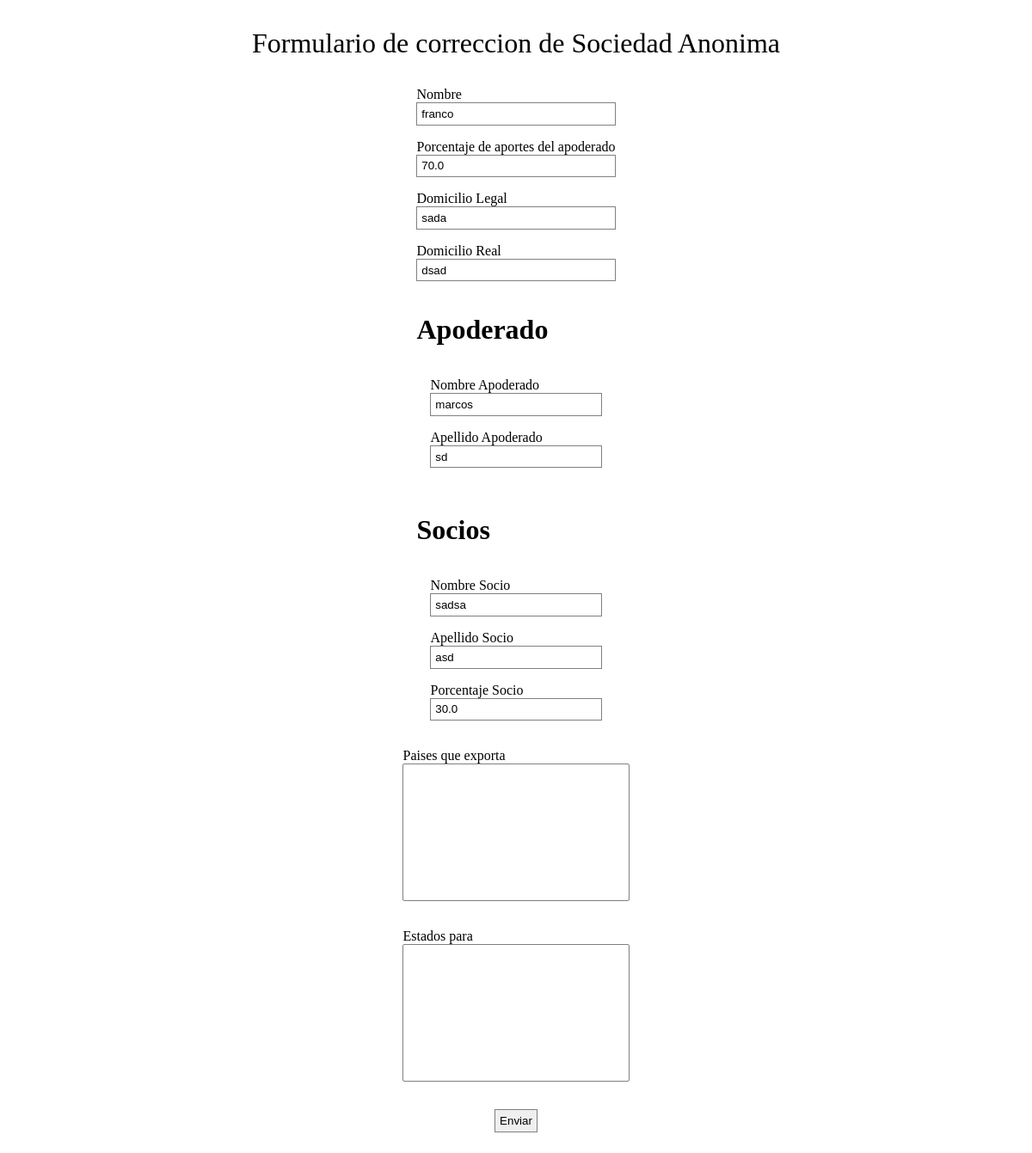
Before: /SA/correciones_area_legales/1/1 with the older database file.
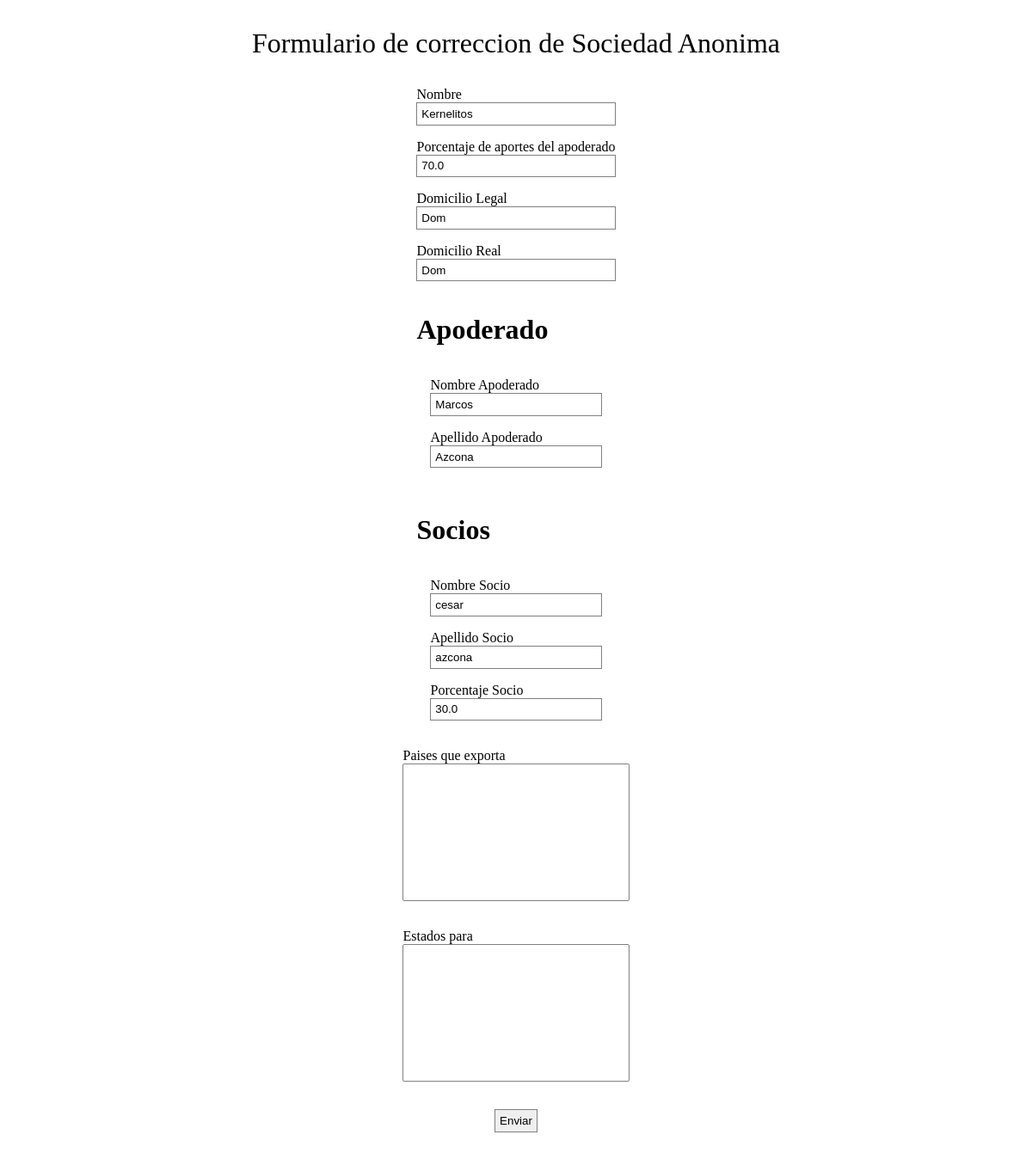
After: the same page with the newer database file.
### models/models.py (models this page shows, shortened)
class SociedadAnonima(models.Model):
    class Meta:
        db_table = 'SociedadAnonima'
    nombre = models.CharField(max_length = 255, null = False)
    fecha_creacion = models.DateField(null=False)
    estatuto = models.FileField(null = False)
    domicilio_real = models.CharField(max_length = 255, null = False)
    domicilio_legal = models.CharField(max_length = 255, null = False)
    email_apoderado = models.EmailField()
    apoderado = models.OneToOneField('SocioSociedadAnonima', null = False, on_delete = models.CASCADE)
    paises_exporta = models.ManyToManyField('Pais')
    estados_exporta = models.ManyToManyField('Estado')
    estado_bonita = models.CharField(max_length = 50, null = True)  #Tarea en la que está
    numero_expediente = models.CharField(max_length=30,verbose_name='Numero de expediente',null=True)            #Numero unico, expediente bonita
    encrypted_id = models.CharField(max_length = 255, null = True)  #id para url
    url_qr = models.TextField(null = True)
    hash_estampilla = models.TextField(null = True)
    short_hash_estampilla = models.TextField(null = True)
    id_caso = models.IntegerField(null = True)                      #id caso bonita
    carpeta_fisica = models.TextField(null = True)

class SocioSociedadAnonima(models.Model):
    class Meta:
        db_table = 'SocioSociedadAnonima'
    nombre = models.CharField(max_length = 255, null = False)
    apellido = models.CharField(max_length = 255 , null = False)
    porcentaje_aporte = models.FloatField()
    sociedad = models.ForeignKey(SociedadAnonima, null = True, on_delete = models.CASCADE, related_name='socios') #Si es null, entonces es un apoderado

### dssd/views.py (the view, shortened to what this page needs)
# urls.py: path('SA/correciones_area_legales/<int:id_sociedad>/<int:id_caso>', SociedadAnonimaCorreccionAreaLegales.as_view()),
class SociedadAnonimaCorreccionAreaLegales(View):
    def get(self, request, id_sociedad, id_caso):
        try:
            sociedad_anonima = repository.sociedad_anonima(id_sociedad)
            action_url = f'/SA/correciones_area_legales/{id_sociedad}/{id_caso}'
            context = {'existe_sociedad': True, 'sociedad_anonima': sociedad_anonima, 'expired': False, "action_url": action_url}
        except:
            context = {'existe_socidad': False, 'expired': False}
        return render(request, 'sociedad_anonima/correcciones.html', context)

### repository/repository.py (called while the page is built)
    def sociedad_anonima(self, id_sociedad):
        return SociedadAnonima.objects.get(id=id_sociedad)

### templates/sociedad_anonima/correcciones.html (shortened to what this page needs)
{% block content %}
{% if expired %}
<h1> Expirado </h1>
{% else %}
    {% if existe_sociedad %}
    <div>
        <p id="title"> Formulario de correccion de Sociedad Anonima </p>
        <div id= "formAndErros">
            <form id="form" method="POST" action={{action_url}} enctype="multipart/form-data">
                <div class="labelAndInput">
                    <label for="nombre"> Nombre </label>
                    <input id="nombre" name="nombre" type="text" placeholder="Ingrese el nombre de la SA" value={{sociedad_anonima.nombre}} required/>
                </div>
                <div class="labelAndInput" >
                    <label for="nombre"> Porcentaje de aportes del apoderado</label>
                    <input id="porcentajeApoderado" name="porcentajeApoderado" type="number" value={{sociedad_anonima.apoderado.porcentaje_aporte}} min="0" max="100" required/>
                </div>
                <div class="labelAndInput">
                    <label for="domicilio_legal"> Domicilio Legal </label>
                    <input id="domicilio_legal" name="domicilio_legal" type="text" placeholder="Ingrese el domicilio legal" value={{sociedad_anonima.domicilio_legal}} required/>
                </div>
                <div class="labelAndInput">
                    <label for="nombre"> Domicilio Real </label>
                    <input id="domicilio_real" name="domicilio_real" type="text" placeholder="Ingrese el domicilio real" value={{sociedad_anonima.domicilio_real}} required/>
                </div>
                <div class="labelAndInput">
                    <h1> Apoderado </h1>
                    <div>
                        <div class="labelAndInput">
                            <label for="nombre_apoderado"> Nombre Apoderado</label>
                            <input id="nombre_apoderado" name="nombre_apoderado" type="text" placeholder="Ingrese el nombre del apoderado" value={{sociedad_anonima.apoderado.nombre}} required/>
                        </div>
                        <div class="labelAndInput">
                            <label for="apellido"> Apellido Apoderado </label>
                            <input id="apellido_apoderado" name="apellido_apoderado" type="text" placeholder="Ingrese el apellido del apoderado" value={{sociedad_anonima.apoderado.apellido}} required/>
                        </div>
                    </div>
                </div>
                <div class="labelAndInput" >
                    <h1> Socios </h1>
                    {% for socio in sociedad_anonima.socios.all %}
                    <div id="socios">
                        <div class="labelAndInput">
                            <label> Nombre Socio</label>
                            <input id="nombre_apoderado" name="nombre_socio" type="text" placeholder="Ingrese el nombre del apoderado" value={{socio.nombre}} required/>
                        </div>
                        <div class="labelAndInput">
                            <label> Apellido Socio </label>
                            <input id="apellido_apoderado" name="apellido_socio" type="text" placeholder="Ingrese el apellido del apoderado" value={{socio.apellido}} required/>
                        </div>
                        <div class="labelAndInput" >
                            <label> Porcentaje Socio</label>
                            <input id="porcentajeSocio" name="porcentajeSocio" type="number" min="0" max="100" value={{socio.porcentaje_aporte}}  required/>
                        </div>
                    </div>
                    {% endfor %}
                </div>
                <div id="combos">
                    <label for="nombre"> Paises que exporta </label>
                    <select id="countries" name="countries" onchange="countryStates()" multiple>
                    </select>
                    <label for="states" id="label-states">Estados para</label>
                    <select id="states" name="states" multiple>
                    </select>
                </div>
                <div id="divEnviar">
                    <input type="submit" value="Enviar">
                </div>
            </form>
        </div>
    </div>
    {% else %}
    <h1> La sociedad no existe </h1>
    {% endif %}
{% endif %}
{% endblock content %}

### templates/sociedad_anonima/correcciones.html (style rules this page uses)
#title { font-size: xx-large; text-align: center; margin-top: 2rem; margin-bottom: 1rem; }
#combos { display: flex; flex-direction: column; }
.labelAndInput { display: flex; flex-direction: column; margin: 1rem; }
input, select { border: solid 1px grey; padding: 0.3rem; }
select { margin-bottom: 2rem; height: 10rem; }
#formAndErros { display: flex; justify-content: center; }
#divEnviar { text-align: center; }

Changed rows visible on the page:
removed SocioSociedadAnonima: nombre_socio "sadsa", apellido_socio "asd", porcentajeSocio "30.0"
changed SociedadAnonima: nombre "franco" → "Kernelitos"; domicilio_legal "sada" → "Dom"; domicilio_real "dsad" → "Dom"; nombre_apoderado "marcos" → "Marcos"; apellido_apoderado "sd" → "Azcona"
added SocioSociedadAnonima: nombre_socio "cesar", apellido_socio "azcona", porcentajeSocio "30.0"
